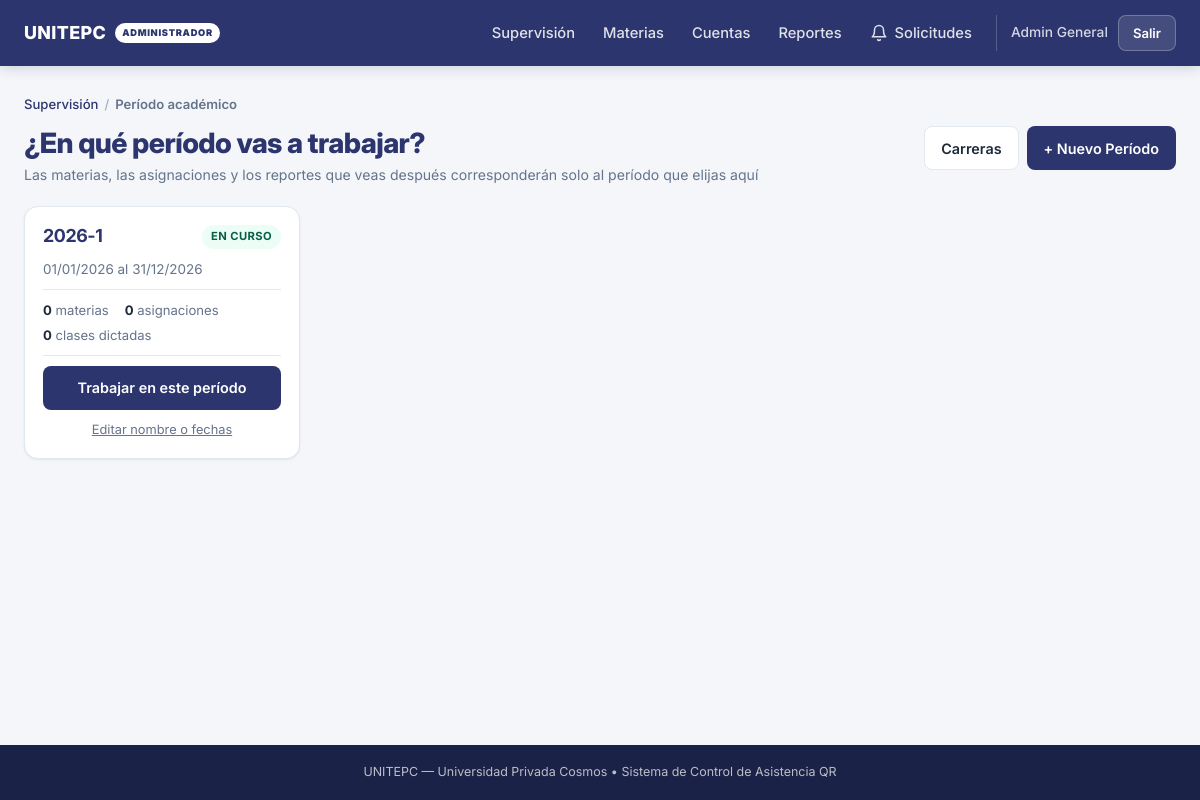
/admin/periodo (signed in), run on the app's committed database.
### tables this page shows
CREATE TABLE `periodos` (
  `id` int(11) NOT NULL AUTO_INCREMENT,
  `nombre` varchar(40) NOT NULL COMMENT 'Como lo llama el instituto: 2026-1, Octubre 2026 - Marzo 2027',
  `fecha_inicio` date NOT NULL,
  `fecha_fin` date NOT NULL,
  `activo` tinyint(1) NOT NULL DEFAULT 1 COMMENT '0 = periodo cerrado, solo lectura',
  `creado_en` timestamp NOT NULL DEFAULT current_timestamp(),
  PRIMARY KEY (`id`),
  UNIQUE KEY `periodo_nombre` (`nombre`),
  KEY `idx_periodo_activo` (`activo`,`fecha_inicio`)
);

### controllers/AdminController.php (called while the page is built, shortened)
<?php
require_once __DIR__ . '/BaseController.php';
require_once dirname(__DIR__) . '/models/Semestre.php';
require_once dirname(__DIR__) . '/models/Periodo.php';
require_once dirname(__DIR__) . '/config/app.php';
class AdminController extends BaseController
{
    public function periodo(): void
    {
        [$mensaje, $error] = $this->obtenerFlash();
        $this->vista('admin.periodo', [
            'base'      => self::obtenerRutaBase(),
            'periodos'  => Periodo::listarConUso(),
            'elegido'   => (int)($_SESSION['periodo_id'] ?? 0),
            'sugerido'  => Periodo::sugerirNombre(date('Y-m-d')),
            'carreras'  => Carrera::listarConUso(),
            'mensaje'   => $mensaje,
            'error'     => $error,
            'csrf'      => self::tokenCsrf()
        ]);
    }
}

### public/index.php (called while the page is built, shortened)
<?php
$raiz = dirname(__DIR__);
require_once $raiz . '/config/app.php';
require_once $raiz . '/controllers/DocenteController.php';
require_once $raiz . '/controllers/AdminController.php';
$uri    = parse_url($_SERVER['REQUEST_URI'] ?? '/', PHP_URL_PATH) ?? '/';
$metodo = strtoupper($_SERVER['REQUEST_METHOD'] ?? 'GET');
$ruta = '/' . trim($uri, '/');
[$clase, $accion] = $rutas[$ruta][$metodo];
(new $clase())->$accion();

### index.php (called while the page is built, shortened)
<?php
$resultado = require_once __DIR__ . '/public/index.php';

### config/app.php (called while the page is built, shortened)
<?php
class App
{
    public static function rutaBase(): string
    {
        $dir = str_replace(DIRECTORY_SEPARATOR, '/', dirname($_SERVER['SCRIPT_NAME'] ?? ''));
        return ($dir === '/' || $dir === '') ? '' : $dir;
    }
    public static function baseAssets(): string
    {
        $base = self::rutaBase();
        return defined('APP_DESDE_RAIZ') && APP_DESDE_RAIZ ? $base . '/public' : $base;
    }
}

### models/Periodo.php (called while the page is built, shortened)
<?php
class Periodo
{
    public static function listarConUso(): array
    {
        $db = Database::conectar();
        return $db->query(
            "SELECT p.id, p.nombre, p.fecha_inicio, p.fecha_fin, p.activo,
                    (SELECT COUNT(*) FROM materias m
                      WHERE m.periodo_id = p.id AND m.activa = 1) AS total_materias,
                    (SELECT COUNT(*) FROM cursos c
                       JOIN materias m2 ON c.materia_id = m2.id
                      WHERE m2.periodo_id = p.id AND c.activo = 1) AS total_cursos,
                    (SELECT COUNT(*) FROM sesiones s
                       JOIN cursos c2   ON s.curso_id  = c2.id
                       JOIN materias m3 ON c2.materia_id = m3.id
                      WHERE m3.periodo_id = p.id) AS total_clases
             FROM periodos p
             ORDER BY p.fecha_inicio DESC, p.id DESC"
        )->fetchAll();
    }
}

### views/admin/periodo.php (the view, shortened to what this page needs)
<?php
require dirname(__DIR__) . '/layouts/header.php';
$hoy     = date('Y-m-d');
?>
<nav class="breadcrumb">
    <a href="<?= $base ?>/admin">Supervisión</a>
    <span class="breadcrumb-separator">/</span>
    <span class="breadcrumb-current">Período académico</span>
</nav>
<div class="page-header">
    <div>
        <h1 class="page-title">¿En qué período vas a trabajar?</h1>
        <p class="page-subtitle">
            Las materias, las asignaciones y los reportes que veas después
            corresponderán solo al período que elijas aquí
        </p>
    </div>
    <div class="acciones-cabecera">
        <button type="button" class="btn btn-outline" onclick="abrirModal('modalCarreras')">Carreras</button>
        <button type="button" class="btn btn-primary" onclick="abrirModal('modalPeriodo')">+ Nuevo Período</button>
    </div>
</div>
<div class="periodos-grid mb-6">
    <?php foreach ($periodos as $p): ?>
        <?php
            $esElegido = ((int)$p['id'] === (int)$elegido);
            $cerrado   = ((int)$p['activo'] === 0);
            $enCurso   = (!$cerrado && $hoy >= $p['fecha_inicio'] && $hoy <= $p['fecha_fin']);
        ?>
        <div class="periodo-tarjeta <?= $esElegido ? 'es-elegido' : '' ?> <?= $cerrado ? 'es-cerrado' : '' ?>">
            <div class="periodo-cabecera">
                <h3 class="periodo-nombre"><?= htmlspecialchars($p['nombre']) ?></h3>
                <?php if ($enCurso): ?>
                    <span class="badge badge-success">EN CURSO</span>
                <?php elseif ($cerrado): ?>
                    <span class="badge badge-neutral">CERRADO</span>
                <?php endif; ?>
            </div>
            <p class="periodo-fechas">
                <?= date('d/m/Y', strtotime($p['fecha_inicio'])) ?>
                al <?= date('d/m/Y', strtotime($p['fecha_fin'])) ?>
            </p>
            <ul class="periodo-cifras">
                <li><strong><?= (int)$p['total_materias'] ?></strong> materias</li>
                <li><strong><?= (int)$p['total_cursos'] ?></strong> asignaciones</li>
                <li><strong><?= (int)$p['total_clases'] ?></strong> clases dictadas</li>
            </ul>
            <form action="<?= $base ?>/admin/periodo/elegir" method="POST">
                <button type="submit" class="btn <?= $esElegido ? 'btn-outline' : 'btn-primary' ?> btn-block">
                    <?= $esElegido ? 'Seguir en este período' : 'Trabajar en este período' ?>
                </button>
            </form>
            <button type="button" class="periodo-editar"
                    onclick="abrirModal('modalEditar<?= (int)$p['id'] ?>')">Editar nombre o fechas</button>
        </div>
    <?php endforeach; ?>
</div>
<?php require dirname(__DIR__) . '/layouts/footer.php'; ?>

### data on the page
periodos: nombre "2026-1", activo "EN CURSO", fecha_inicio "01/01/2026", fecha_fin "31/12/2026", total_materias "0", total_cursos "0", total_clases "0", shows "Trabajar en este período"

### other printed values
$nombreActual "Admin General"
App::MARCA "UNITEPC — Universidad Privada Cosmos"
